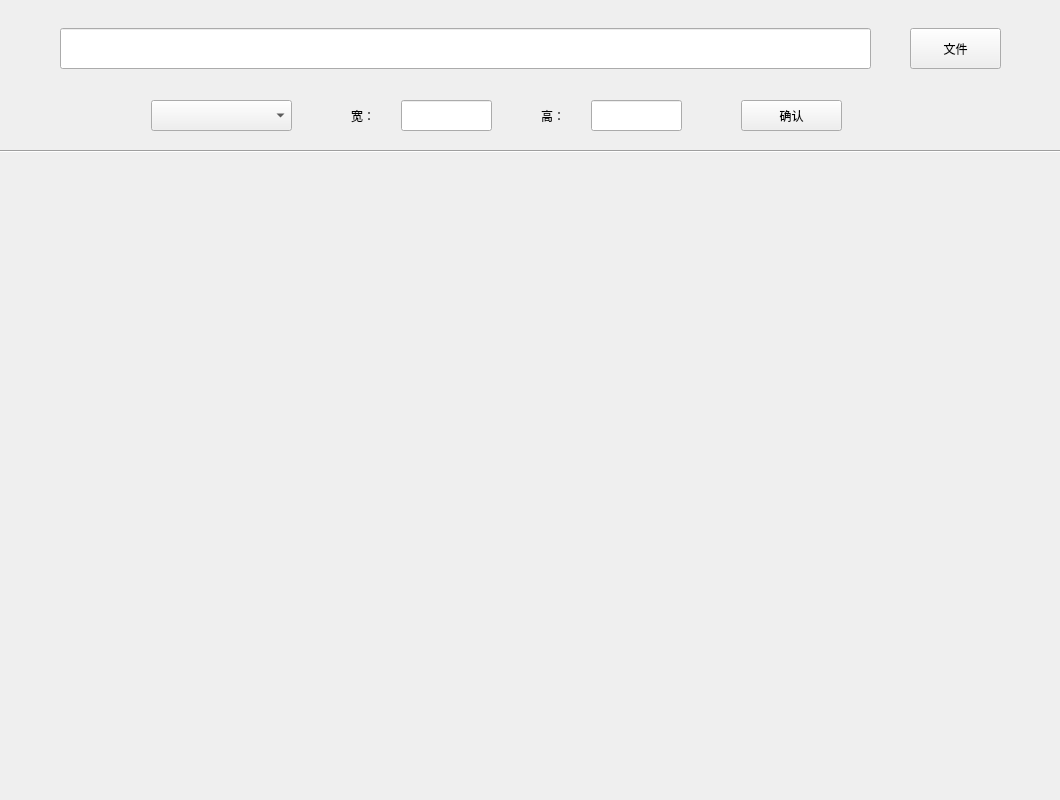
<?xml version="1.0" encoding="UTF-8"?>
<ui version="4.0">
 <class>RGBReaderClass</class>
 <widget class="QMainWindow" name="RGBReaderClass">
  <property name="geometry">
   <rect>
    <x>0</x>
    <y>0</y>
    <width>1060</width>
    <height>800</height>
   </rect>
  </property>
  <property name="windowTitle">
   <string>RGBReader</string>
  </property>
  <widget class="QWidget" name="centralWidget">
   <widget class="QLineEdit" name="lineEditFile">
    <property name="geometry">
     <rect>
      <x>60</x>
      <y>28</y>
      <width>811</width>
      <height>41</height>
     </rect>
    </property>
   </widget>
   <widget class="QPushButton" name="pushButtonFile">
    <property name="geometry">
     <rect>
      <x>910</x>
      <y>28</y>
      <width>91</width>
      <height>41</height>
     </rect>
    </property>
    <property name="text">
     <string>文件</string>
    </property>
   </widget>
   <widget class="QLabel" name="label">
    <property name="geometry">
     <rect>
      <x>351</x>
      <y>100</y>
      <width>31</width>
      <height>31</height>
     </rect>
    </property>
    <property name="text">
     <string>宽：</string>
    </property>
   </widget>
   <widget class="QComboBox" name="comboBox">
    <property name="geometry">
     <rect>
      <x>151</x>
      <y>100</y>
      <width>141</width>
      <height>31</height>
     </rect>
    </property>
   </widget>
   <widget class="QLineEdit" name="lineEditWidth">
    <property name="geometry">
     <rect>
      <x>401</x>
      <y>100</y>
      <width>91</width>
      <height>31</height>
     </rect>
    </property>
   </widget>
   <widget class="QLabel" name="label_2">
    <property name="geometry">
     <rect>
      <x>541</x>
      <y>100</y>
      <width>31</width>
      <height>31</height>
     </rect>
    </property>
    <property name="text">
     <string>高：</string>
    </property>
   </widget>
   <widget class="QLineEdit" name="lineEditHeight">
    <property name="geometry">
     <rect>
      <x>591</x>
      <y>100</y>
      <width>91</width>
      <height>31</height>
     </rect>
    </property>
   </widget>
   <widget class="QPushButton" name="pushButtonOK">
    <property name="geometry">
     <rect>
      <x>741</x>
      <y>100</y>
      <width>101</width>
      <height>31</height>
     </rect>
    </property>
    <property name="text">
     <string>确认</string>
    </property>
   </widget>
   <widget class="Line" name="line">
    <property name="geometry">
     <rect>
      <x>0</x>
      <y>150</y>
      <width>1061</width>
      <height>2</height>
     </rect>
    </property>
    <property name="orientation">
     <enum>Qt::Horizontal</enum>
    </property>
   </widget>
  </widget>
 </widget>
 <layoutdefault spacing="6" margin="11"/>
 <resources>
  <include location="rgbreader.qrc"/>
 </resources>
 <connections/>
</ui>
